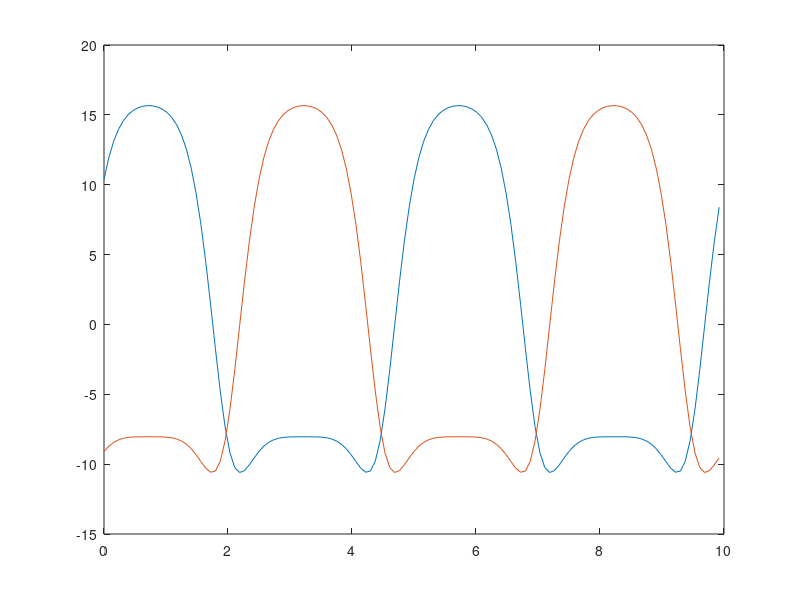

This chart was generated by the following MATLAB code: (Note: this script raises an error after producing the figure.)
% This file loads the precomputed self consistent field theory example data and
% creates the plots as seen in Chapter 1.

% load the data
load('ch1_scft_example_data.mat');

% first, plot the fields
f1 = figure(1);
plot(x.grid, omegaA, x.grid, omegaB);

% set the number of coefficients to plot
numCoeffs = 64;

% calculate sine / cosine coefficients
coeffsA = Utility.valuesToSineCosine(omegaA);
coeffsB = Utility.valuesToSineCosine(omegaB);

% second, plot coefficients
grid = 1:numCoeffs;
f2 = figure(2);
semilogy(grid, abs(coeffsA(grid)), 'x', grid, abs(coeffsB(grid)), 'o');

% and now convert figures to tikz code
% set(f1, 'Position', [300, 300, 400, 300])
% set(f2, 'Position', [300, 300, 400, 300])
% figure(1);
% matlab2tikz('scft_example_fields.tikz');
% figure(2);
% matlab2tikz('scft_example_fourier_coeffs.tikz');
